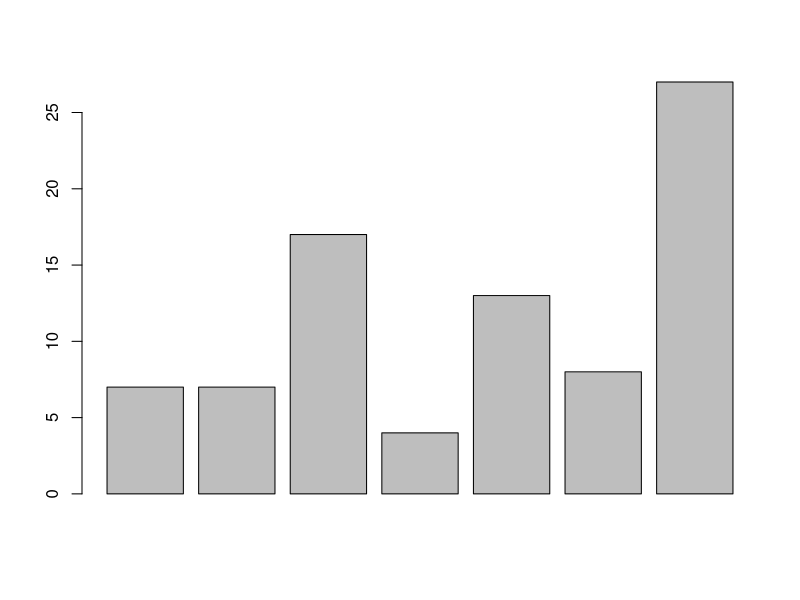
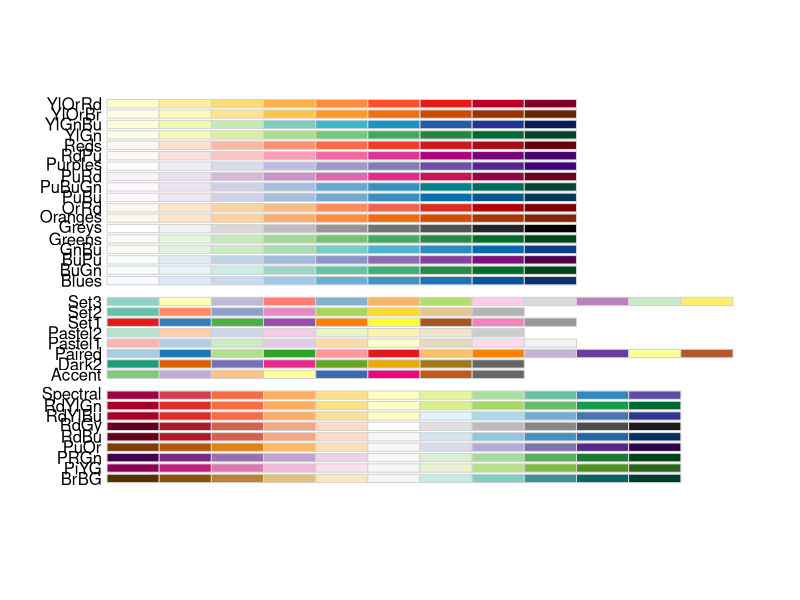
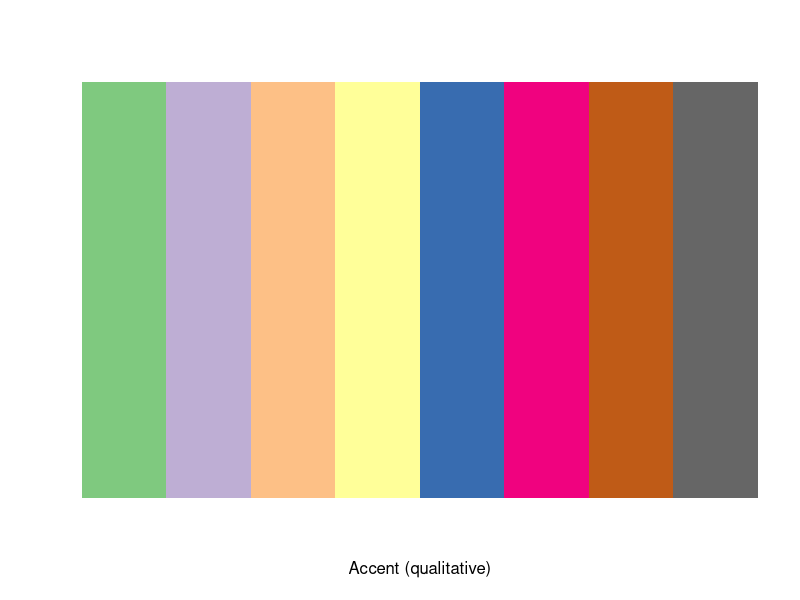
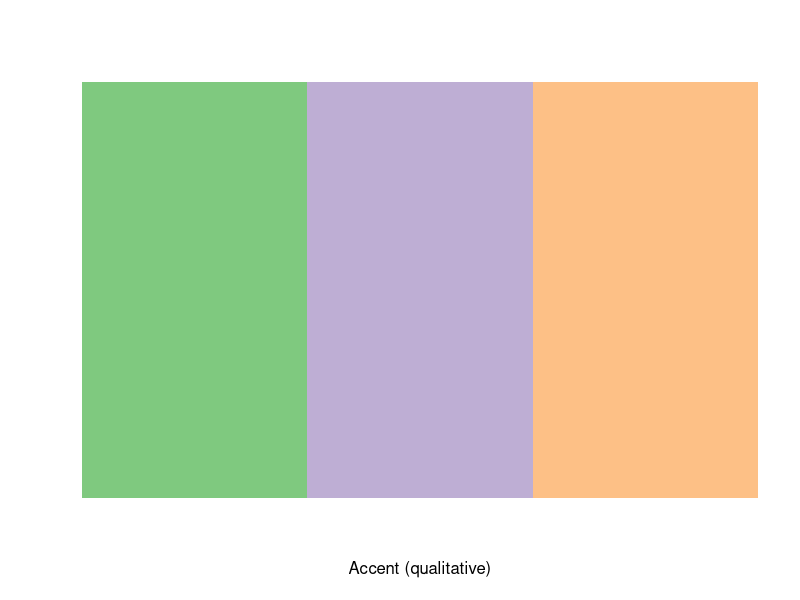
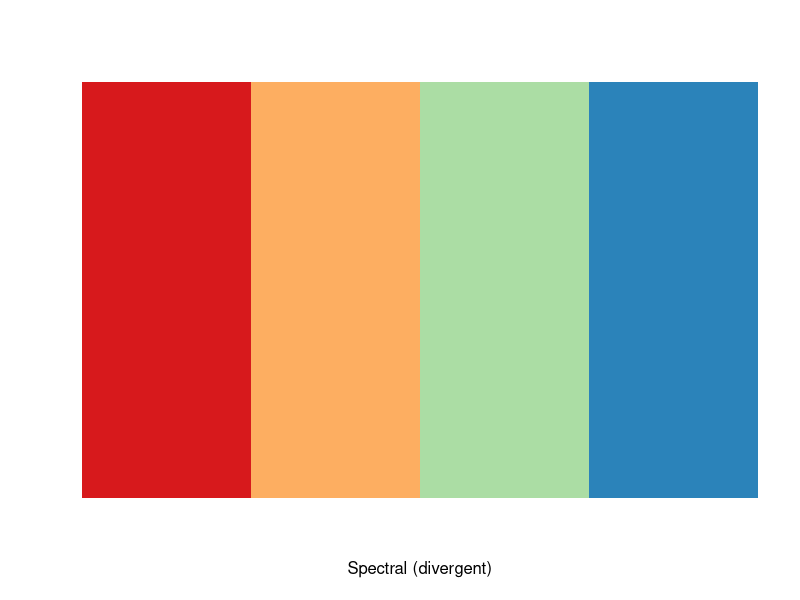
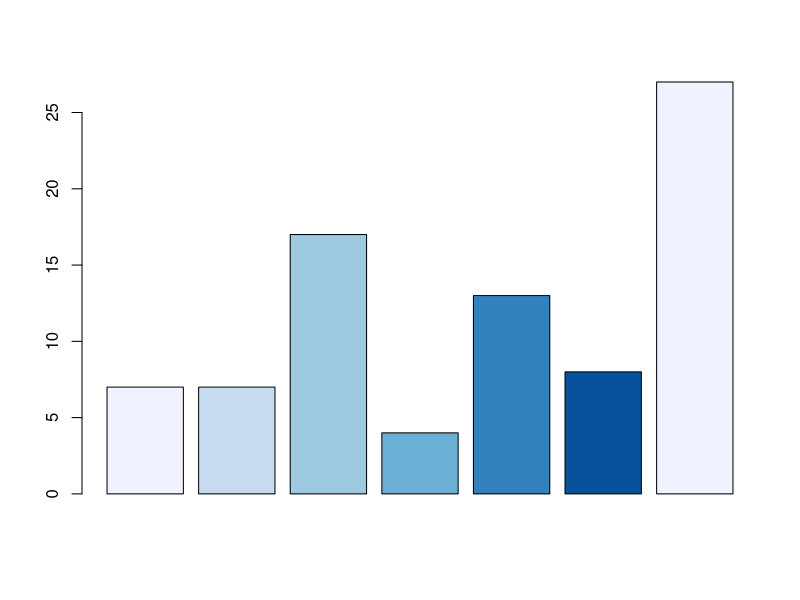
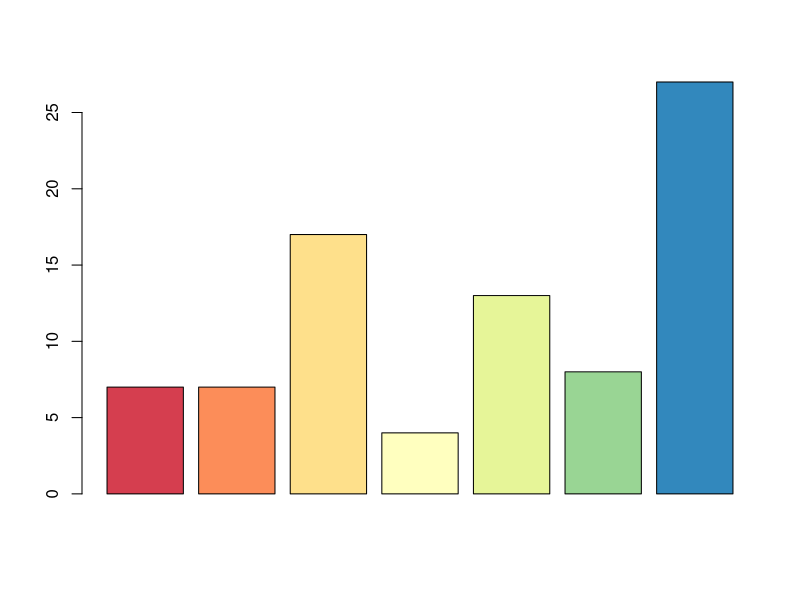
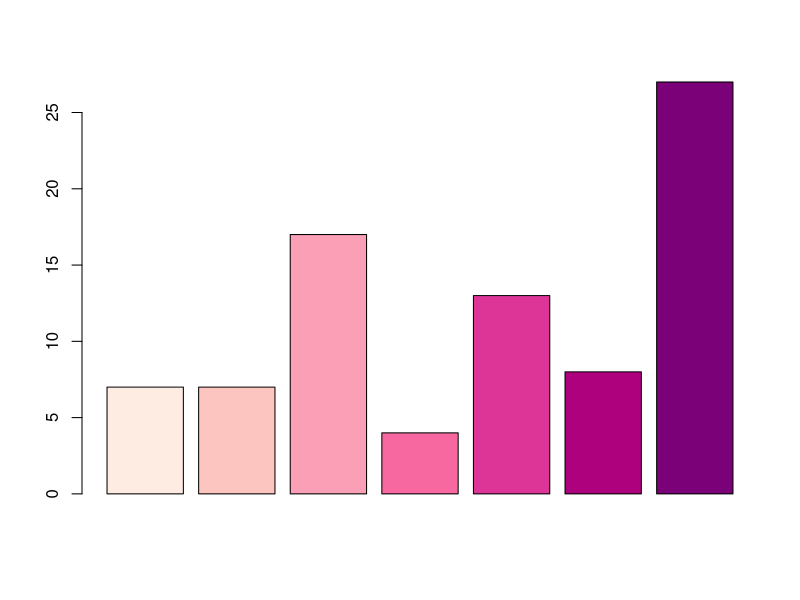

These figures' R source, in order:
# R Statistics Essential Training
# Ex01_09
# Working with color
# Use R Color Brewer to jazz up graphs

# Barplot - generated with vector
# Create vector 
x <- c(7, 7, 17, 4, 13, 8, 27)
length(x) # lenght of vector is 7 - so seven bars

barplot(x)

# RColorBrewer
browseURL("http://colorbrewer2.org/")

# Download and install RColorBrewer package
install.packages("RColorBrewer")
# Get more detail
help(package = "RColorBrewer")
# Load package
require("RColorBrewer")

# display palates
display.brewer.all()

# Show palates individually (number, "name")
# Number = number of desired colors
display.brewer.pal(8, "Accent") # qualitative - useful for marking diff. grps
display.brewer.pal(3, "Accent")
display.brewer.pal(4, "Spectral")

# Barplots
# Save palettes as a vector or call in function
blues <- brewer.pal(6, "Blues")
flor <- brewer.pal(7, "Spectral")
plum <- brewer.pal(7, "RdPu")
earth <- brewer.pal(7, "BrBG")
sun <- brewer.pal(7, "YlOrRd")


# Make colorful barplot
barplot(x, col = blues)
barplot(x, col = flor)
barplot(x, col = plum)
barplot(x, col = earth)
barplot(x, col = sun)
